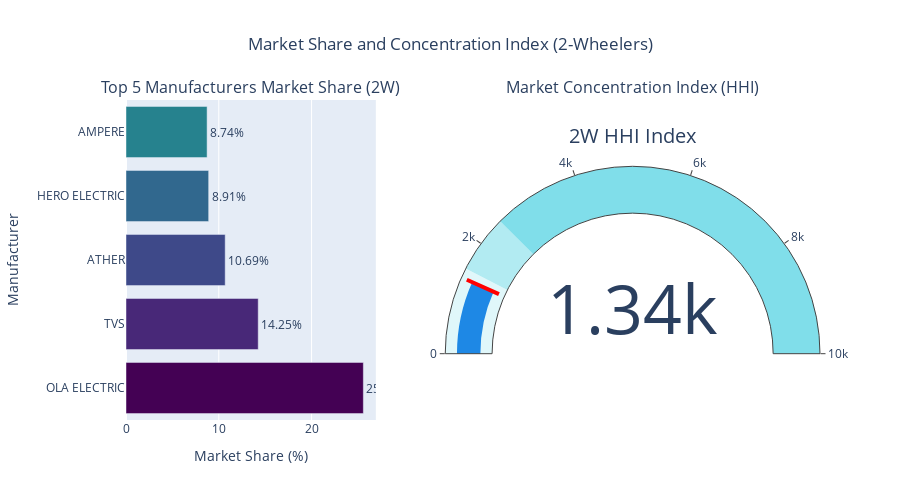
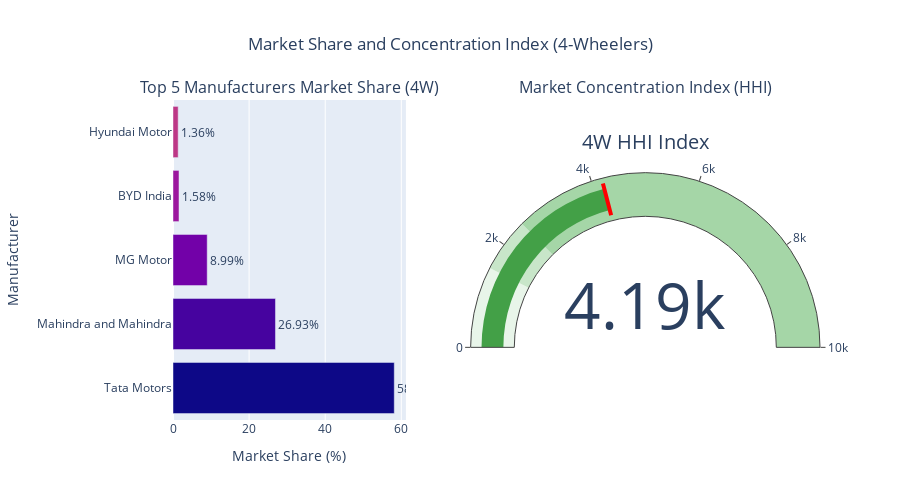

Notebook code cell kept with these figures, in order:
### Code cell
import plotly.express as px
import plotly.graph_objects as go
from plotly.subplots import make_subplots

# Calculate HHI (Herfindahl-Hirschman Index)
# HHI = sum of squared market shares (as fractions, not percent)
def calculate_hhi(market_shares):
    return ((market_shares / 100) ** 2).sum() * 10000  # HHI scaled by 10,000

# Prepare data for 2W and 4W
top5_2w = total_sales.sort_values(by='market_share_%', ascending=False).head(5)
top5_4w = total_sales_4w.sort_values(by='market_share_%', ascending=False).head(5)

hhi_2w = calculate_hhi(total_sales['market_share_%'])
hhi_4w = calculate_hhi(total_sales_4w['market_share_%'])

# --------------------
# 2-WHEELERS DASHBOARD
# --------------------
fig = make_subplots(
    rows=1, cols=2,
    subplot_titles=("Top 5 Manufacturers Market Share (2W)", "Market Concentration Index (HHI)"),
    column_widths=[0.6, 0.9],
    specs=[[{"type": "xy"}, {"type": "domain"}]]
)

# Market Share Bar (2W)
fig.add_trace(
    go.Bar(
        x=top5_2w['market_share_%'],
        y=top5_2w['maker'],
        orientation='h',
        text=top5_2w['market_share_%'].round(2).astype(str) + '%',
        textposition='outside',
        marker=dict(color=px.colors.sequential.Viridis)
    ),
    row=1, col=1
)

# HHI Gauge (2W)
fig.add_trace(
    go.Indicator(
        mode="gauge+number",
        value=hhi_2w,
        title={'text': "2W HHI Index"},
        gauge={
            'axis': {'range': [0, 10000]},
            'bar': {'color': "#1E88E5"},
            'steps': [
                {'range': [0, 1500], 'color': "#e0f7fa"},
                {'range': [1500, 2500], 'color': "#b2ebf2"},
                {'range': [2500, 10000], 'color': "#80deea"}
            ],
            'threshold': {
                'line': {'color': "red", 'width': 4},
                'thickness': 0.75,
                'value': hhi_2w
            }
        }
    ),
    row=1, col=2
)

fig.update_layout(
    height=500,
    showlegend=False,
    title_text="Market Share and Concentration Index (2-Wheelers)",
    title_x=0.5
)

fig.update_xaxes(title_text="Market Share (%)", row=1, col=1)
fig.update_yaxes(title_text="Manufacturer", row=1, col=1)

fig.show()

# --------------------
# 4-WHEELERS DASHBOARD
fig2 = make_subplots(
    rows=1, cols=2,
    subplot_titles=("Top 5 Manufacturers Market Share (4W)", "Market Concentration Index (HHI)"),
    column_widths=[0.6, 0.9],
    specs=[[{"type": "xy"}, {"type": "domain"}]]
)

# Market Share Bar (4W)
fig2.add_trace(
    go.Bar(
        x=top5_4w['market_share_%'],
        y=top5_4w['maker'],
        orientation='h',
        text=top5_4w['market_share_%'].round(2).astype(str) + '%',
        textposition='outside',
        marker=dict(color=px.colors.sequential.Plasma)
    ),
    row=1, col=1
)

# HHI Gauge (4W)
fig2.add_trace(
    go.Indicator(
        mode="gauge+number",
        value=hhi_4w,
        title={'text': "4W HHI Index"},
        gauge={
            'axis': {'range': [0, 10000]},
            'bar': {'color': "#43a047"},
            'steps': [
                {'range': [0, 1500], 'color': "#e8f5e9"},
                {'range': [1500, 2500], 'color': "#c8e6c9"},
                {'range': [2500, 10000], 'color': "#a5d6a7"}
            ],
            'threshold': {
                'line': {'color': "red", 'width': 4},
                'thickness': 0.75,
                'value': hhi_4w
            }
        }
    ),
    row=1, col=2
)

fig2.update_layout(
    height=500,
    showlegend=False,
    title_text="Market Share and Concentration Index (4-Wheelers)",
    title_x=0.5
)

fig2.update_xaxes(title_text="Market Share (%)", row=1, col=1)
fig2.update_yaxes(title_text="Manufacturer", row=1, col=1)

fig2.show()

### Figure 1 — Plotly figure (JSON) as saved in the notebook; plotly's stock layout.template omitted (floating-point values rounded to 4 significant figures)
{"data": [{"marker": {"color": ["#440154", "#482878", "#3e4989", "#31688e", "#26828e", "#1f9e89", "#35b779", "#6ece58", "#b5de2b", "#fde725"]}, "orientation": "h", "text": ["25.58%", "14.25%", "10.69%", "8.91%", "8.74%"], "textposition": "outside", "type": "bar", "x": [25.58, 14.25, 10.69, 8.91, 8.74], "xaxis": "x", "y": ["OLA ELECTRIC", "TVS", "ATHER", "HERO ELECTRIC", "AMPERE"], "yaxis": "y"}, {"domain": {"x": [0.46, 1], "y": [0, 1]}, "gauge": {"axis": {"range": [0, 10000]}, "bar": {"color": "#1E88E5"}, "steps": [{"color": "#e0f7fa", "range": [0, 1500]}, {"color": "#b2ebf2", "range": [1500, 2500]}, {"color": "#80deea", "range": [2500, 10000]}], "threshold": {"line": {"color": "red", "width": 4}, "thickness": 0.75, "value": 1335.0}}, "mode": "gauge+number", "title": {"text": "2W HHI Index"}, "type": "indicator", "value": 1335.0}], "layout": {"annotations": [{"font": {"size": 16}, "showarrow": false, "text": "Top 5 Manufacturers Market Share (2W)", "x": 0.18, "xanchor": "center", "xref": "paper", "y": 1, "yanchor": "bottom", "yref": "paper"}, {"font": {"size": 16}, "showarrow": false, "text": "Market Concentration Index (HHI)", "x": 0.73, "xanchor": "center", "xref": "paper", "y": 1, "yanchor": "bottom", "yref": "paper"}], "height": 500, "showlegend": false, "title": {"text": "Market Share and Concentration Index (2-Wheelers)", "x": 0.5}, "xaxis": {"anchor": "y", "domain": [0, 0.36], "title": {"text": "Market Share (%)"}}, "yaxis": {"anchor": "x", "domain": [0, 1], "title": {"text": "Manufacturer"}}}}

### Figure 2 — Plotly figure (JSON) as saved in the notebook; plotly's stock layout.template omitted (floating-point values rounded to 4 significant figures)
{"data": [{"marker": {"color": ["#0d0887", "#46039f", "#7201a8", "#9c179e", "#bd3786", "#d8576b", "#ed7953", "#fb9f3a", "#fdca26", "#f0f921"]}, "orientation": "h", "text": ["58.15%", "26.93%", "8.99%", "1.58%", "1.36%"], "textposition": "outside", "type": "bar", "x": [58.15, 26.93, 8.99, 1.58, 1.36], "xaxis": "x", "y": ["Tata Motors", "Mahindra and Mahindra", "MG Motor", "BYD India", "Hyundai Motor"], "yaxis": "y"}, {"domain": {"x": [0.46, 1], "y": [0, 1]}, "gauge": {"axis": {"range": [0, 10000]}, "bar": {"color": "#43a047"}, "steps": [{"color": "#e8f5e9", "range": [0, 1500]}, {"color": "#c8e6c9", "range": [1500, 2500]}, {"color": "#a5d6a7", "range": [2500, 10000]}], "threshold": {"line": {"color": "red", "width": 4}, "thickness": 0.75, "value": 4194.0}}, "mode": "gauge+number", "title": {"text": "4W HHI Index"}, "type": "indicator", "value": 4194.0}], "layout": {"annotations": [{"font": {"size": 16}, "showarrow": false, "text": "Top 5 Manufacturers Market Share (4W)", "x": 0.18, "xanchor": "center", "xref": "paper", "y": 1, "yanchor": "bottom", "yref": "paper"}, {"font": {"size": 16}, "showarrow": false, "text": "Market Concentration Index (HHI)", "x": 0.73, "xanchor": "center", "xref": "paper", "y": 1, "yanchor": "bottom", "yref": "paper"}], "height": 500, "showlegend": false, "title": {"text": "Market Share and Concentration Index (4-Wheelers)", "x": 0.5}, "xaxis": {"anchor": "y", "domain": [0, 0.36], "title": {"text": "Market Share (%)"}}, "yaxis": {"anchor": "x", "domain": [0, 1], "title": {"text": "Manufacturer"}}}}
